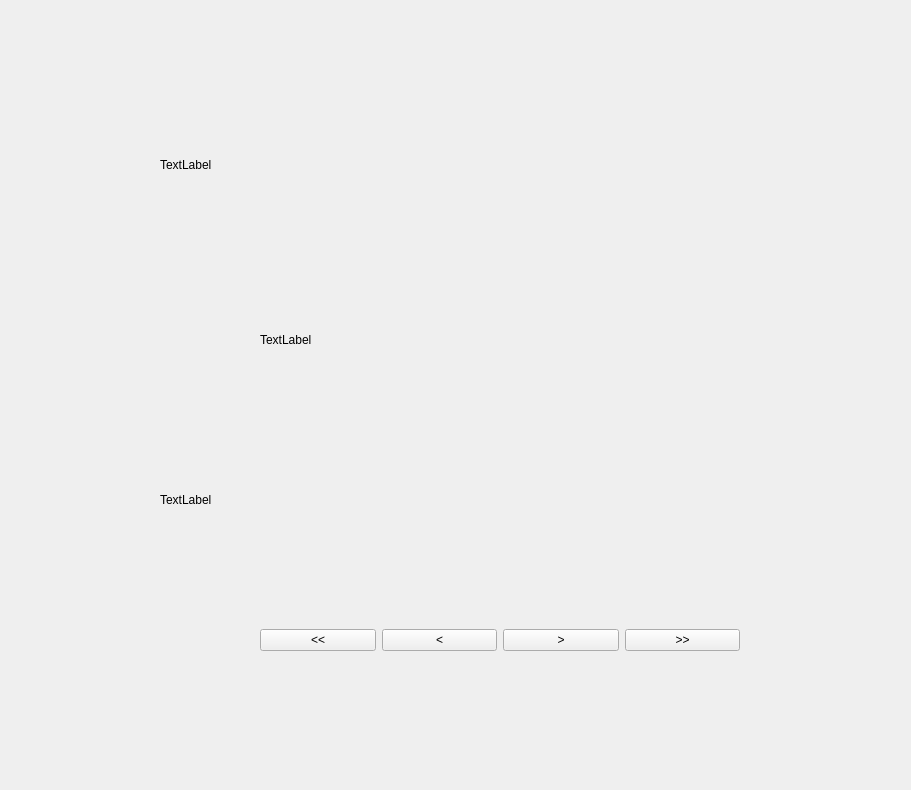
<?xml version="1.0" encoding="UTF-8"?>
<ui version="4.0">
 <class>Form</class>
 <widget class="QWidget" name="Form">
  <property name="geometry">
   <rect>
    <x>0</x>
    <y>0</y>
    <width>911</width>
    <height>790</height>
   </rect>
  </property>
  <property name="windowTitle">
   <string>Form</string>
  </property>
  <widget class="QWidget" name="widget" native="true">
   <property name="geometry">
    <rect>
     <x>260</x>
     <y>100</y>
     <width>480</width>
     <height>480</height>
    </rect>
   </property>
   <widget class="QWidget" name="gridLayoutWidget">
    <property name="geometry">
     <rect>
      <x>0</x>
      <y>0</y>
      <width>480</width>
      <height>480</height>
     </rect>
    </property>
    <layout class="QGridLayout" name="chessGrid"/>
   </widget>
  </widget>
  <widget class="QLabel" name="blackTimer">
   <property name="geometry">
    <rect>
     <x>160</x>
     <y>150</y>
     <width>80</width>
     <height>30</height>
    </rect>
   </property>
   <property name="text">
    <string>TextLabel</string>
   </property>
  </widget>
  <widget class="QLabel" name="chessBoardBg">
   <property name="enabled">
    <bool>true</bool>
   </property>
   <property name="geometry">
    <rect>
     <x>260</x>
     <y>100</y>
     <width>480</width>
     <height>480</height>
    </rect>
   </property>
   <property name="text">
    <string>TextLabel</string>
   </property>
  </widget>
  <widget class="QLabel" name="whiteTimer">
   <property name="geometry">
    <rect>
     <x>160</x>
     <y>480</y>
     <width>80</width>
     <height>40</height>
    </rect>
   </property>
   <property name="text">
    <string>TextLabel</string>
   </property>
  </widget>
  <widget class="QWidget" name="promotePawnW" native="true">
   <property name="geometry">
    <rect>
     <x>380</x>
     <y>300</y>
     <width>240</width>
     <height>80</height>
    </rect>
   </property>
   <widget class="QWidget" name="horizontalLayoutWidget">
    <property name="geometry">
     <rect>
      <x>0</x>
      <y>0</y>
      <width>240</width>
      <height>80</height>
     </rect>
    </property>
    <layout class="QHBoxLayout" name="promotePawnBox"/>
   </widget>
  </widget>
  <widget class="QWidget" name="nav" native="true">
   <property name="geometry">
    <rect>
     <x>260</x>
     <y>600</y>
     <width>480</width>
     <height>80</height>
    </rect>
   </property>
   <widget class="QWidget" name="horizontalLayoutWidget_2">
    <property name="geometry">
     <rect>
      <x>0</x>
      <y>0</y>
      <width>480</width>
      <height>80</height>
     </rect>
    </property>
    <layout class="QHBoxLayout" name="horizontalLayout">
     <item>
      <widget class="QPushButton" name="startBtn">
       <property name="text">
        <string>&lt;&lt;</string>
       </property>
      </widget>
     </item>
     <item>
      <widget class="QPushButton" name="backBtn">
       <property name="text">
        <string>&lt;</string>
       </property>
      </widget>
     </item>
     <item>
      <widget class="QPushButton" name="nextBtn">
       <property name="text">
        <string>&gt;</string>
       </property>
      </widget>
     </item>
     <item>
      <widget class="QPushButton" name="endBtn">
       <property name="text">
        <string>&gt;&gt;</string>
       </property>
      </widget>
     </item>
    </layout>
   </widget>
  </widget>
  <zorder>chessBoardBg</zorder>
  <zorder>blackTimer</zorder>
  <zorder>whiteTimer</zorder>
  <zorder>widget</zorder>
  <zorder>promotePawnW</zorder>
  <zorder>nav</zorder>
 </widget>
 <resources/>
 <connections/>
</ui>
